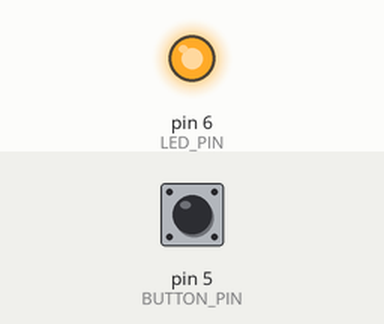
The sketch below on a simulated Arduino Uno, built with avr-gcc and run on an emulated ATmega328P. Parts: output pins drawn as LEDs (lit = HIGH). The test bench sets the inputs (shaded band); at power-on: pin 5 (BUTTON_PIN) LOW. What the sketch prints to the serial monitor is not drawn.

Above: at 0.1 s.
Timing chart, 0 to 1.6 s (numbered marks = the images above):
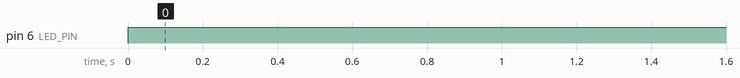

The sketch:

ArduinoPCCommunication.ino
```cpp
/*

*/

#define LED_PIN 6
#define BUTTON_PIN 5

void setup() {

    pinMode(LED_PIN, OUTPUT);
    pinMode(BUTTON_PIN, INPUT);
    Serial.begin(9600);
    Serial.print("Value: ");
}

void loop() {

  digitalWrite(LED_PIN, Serial.read());
  Serial.println(digitalRead(BUTTON_PIN));

}
```

Measured:
- by itself, pin 6 (LED_PIN): LOW → HIGH at 0.00 s
